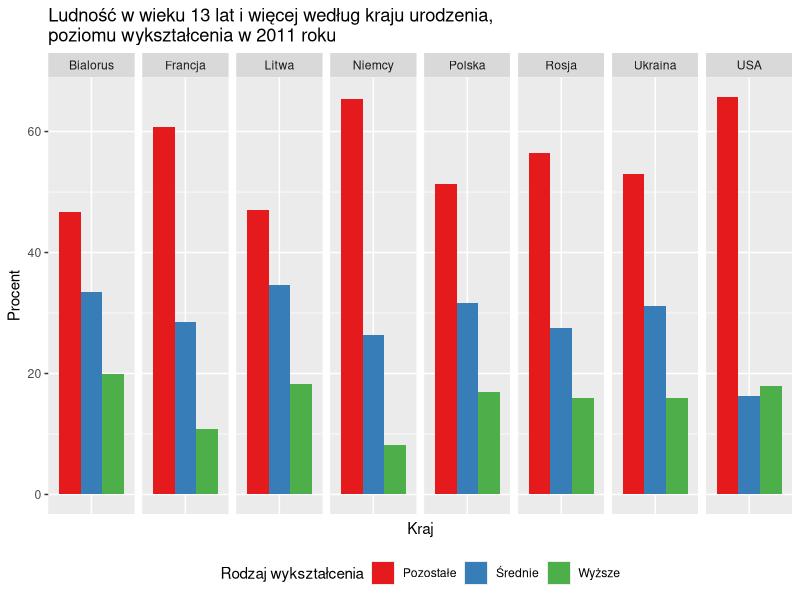

Generate this figure with R:
## ---- chunk 1
knitr::opts_chunk$set(echo = TRUE)
library("dplyr")
library("ggplot2")
library("RColorBrewer")
kolory <- brewer.pal(3, "Set1")
## ---- chunk 2
data <- read.csv("data.csv")

ggplot(data, aes(x=data$Kraje, y=data$Procent, fill=data$Wyksztalcenie)) + 
  geom_bar(stat="identity", position = "dodge")+
  ylab("Procent") + xlab("Kraj") + scale_fill_manual(values = kolory, name="Rodzaj wykształcenia") +
  facet_grid(cols= vars(Kraje), scales = "free") + 
  theme(axis.text.x = element_blank(), axis.ticks.x= element_blank(), legend.position="bottom") + 
  ggtitle("Ludność w wieku 13 lat i więcej według kraju urodzenia,\npoziomu wykształcenia w 2011 roku") 
